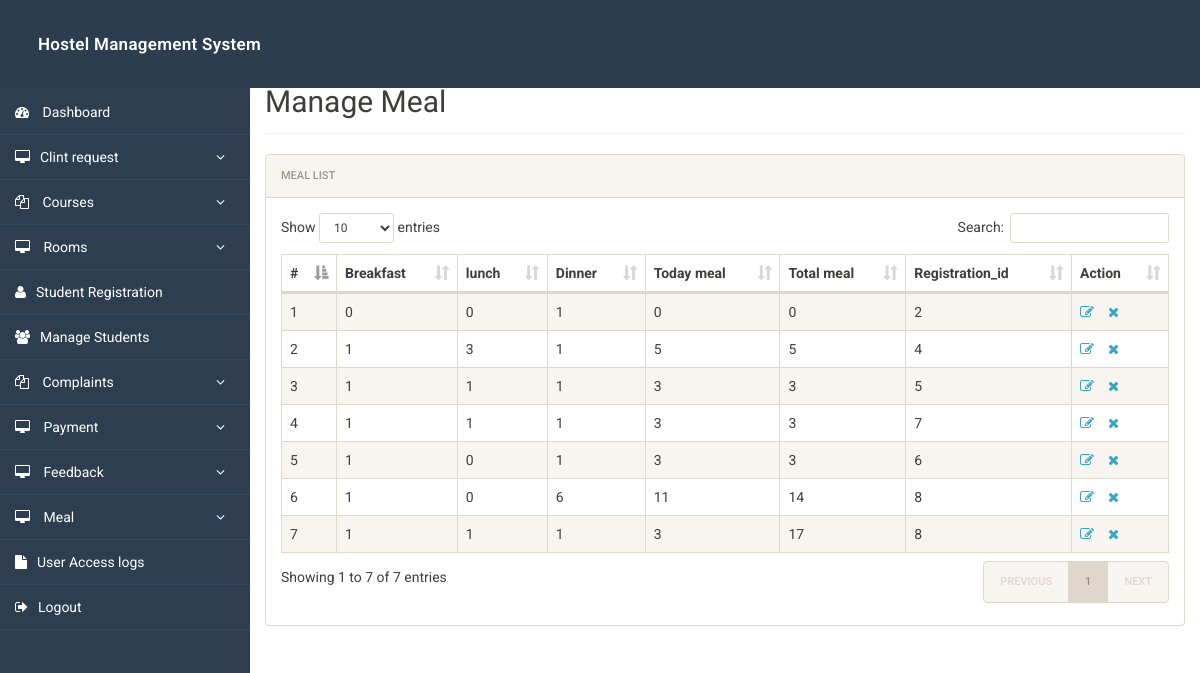
The page /admin/manage-mill.php (signed in) on the database its author committed.
### tables this page shows
CREATE TABLE `mill` (
  `id` int(11) NOT NULL,
  `brackfast` int(100) NOT NULL,
  `lunch` int(50) NOT NULL,
  `dinner` int(15) NOT NULL,
  `tmeal` int(11) NOT NULL,
  `tomeal` int(11) NOT NULL,
  `registration_id` int(11) DEFAULT NULL
);

### admin/manage-mill.php (the view, shortened to what this page needs)
<?php
include('includes/config.php');
?>
<!doctype html>
<html lang="en" class="no-js">
<head>
	<link rel="stylesheet" href="css/bootstrap.min.css">
	<link rel="stylesheet" href="css/font-awesome.min.css">
	<link rel="stylesheet" href="css/dataTables.bootstrap.min.css">
	<link rel="stylesheet" href="css/bootstrap-social.css">
	<link rel="stylesheet" href="css/bootstrap-select.css">
	<link rel="stylesheet" href="css/fileinput.min.css">
	<link rel="stylesheet" href="css/awesome-bootstrap-checkbox.css">
	<link rel="stylesheet" href="css/style.css">
</head>
<body>
	<?php include('includes/header.php'); ?>
	<div class="ts-main-content">
		<?php include('includes/sidebar.php'); ?>
		<div class="content-wrapper">
			<div class="container-fluid">
				<h2 class="page-title">Manage Meal</h2>
				<div class="panel panel-default">
					<div class="panel-heading">Meal List</div>
					<div class="panel-body">
						<table id="zctb" class="display table table-striped table-bordered table-hover">
							<thead>
								<tr>
									<th>#</th>
									<th>Breakfast</th>
									<th>lunch</th>
									<th>Dinner</th>
									<th>Today meal</th>
									<th>Total meal</th>
									<th>Registration_id</th>
									<th>Action</th>
								</tr>
							</thead>
							<tbody>
								<?php
								$ret = "SELECT id, brackfast, lunch, dinner, tmeal,tomeal, registration_id FROM mill";
								$stmt = $mysqli->prepare($ret);
								$stmt->execute();
								$res = $stmt->get_result();
								$cnt = 1;
								if ($res->num_rows > 0) {
									while ($row = $res->fetch_object()) {
								?>
										<tr>
											<td><?php echo $cnt; ?></td>
											<td><?php echo htmlentities($row->brackfast); ?></td>
											<td><?php echo htmlentities($row->lunch); ?></td>
											<td><?php echo htmlentities($row->dinner); ?></td>
											<td><?php echo htmlentities($row->tmeal); ?></td>
											<td><?php echo htmlentities($row->tomeal); ?></td>
											<td><?php echo htmlentities($row->registration_id); ?></td>
											<td>
												<a href="edit-mill.php?id=<?php echo $row->id; ?>">
													<i class="fa fa-edit"></i>
												</a>
												<a href="manage-mill.php?del=<?php echo $row->id; ?>"
													onclick="return confirm('Do you want to delete this record?');">
													<i class="fa fa-close"></i>
												</a>
											</td>
										</tr>
									<?php
										$cnt++;
									}
								} ?>
							</tbody>
						</table>
					</div>
				</div>
			</div>
		</div>
	</div>
</body>
</html>

### admin/css/style.css (style rules this page uses)
html { font-size: 14px; }
@media only screen and (min-width: 480px) { html { font-size: 17px; } }
@media only screen and (min-width: 768px) { html { font-size: 14px; } }
body { font-size: 1em; }
a { color: #37a6c4; }
.panel { overflow: hidden; }
.page-title { padding-bottom: 15px; margin-bottom: 20px; border-bottom: 1px solid #f0f0f0; }
.ts-main-content .content-wrapper { padding-top: 15px; margin-top: 50px !important; }
@media only screen and (min-width: 992px) { .ts-main-content .content-wrapper { margin-left: 250px; } }

### rows shown on the page
mill: brackfast "0", lunch "0", dinner "1", tmeal "0", tomeal "0", registration "2"
mill: brackfast "1", lunch "3", dinner "1", tmeal "5", tomeal "5", registration "4"
mill: brackfast "1", lunch "1", dinner "1", tmeal "3", tomeal "3", registration "5"
mill: brackfast "1", lunch "1", dinner "1", tmeal "3", tomeal "3", registration "7"
mill: brackfast "1", lunch "0", dinner "1", tmeal "3", tomeal "3", registration "6"
mill: brackfast "1", lunch "0", dinner "6", tmeal "11", tomeal "14", registration "8"
mill: brackfast "1", lunch "1", dinner "1", tmeal "3", tomeal "17", registration "8"
